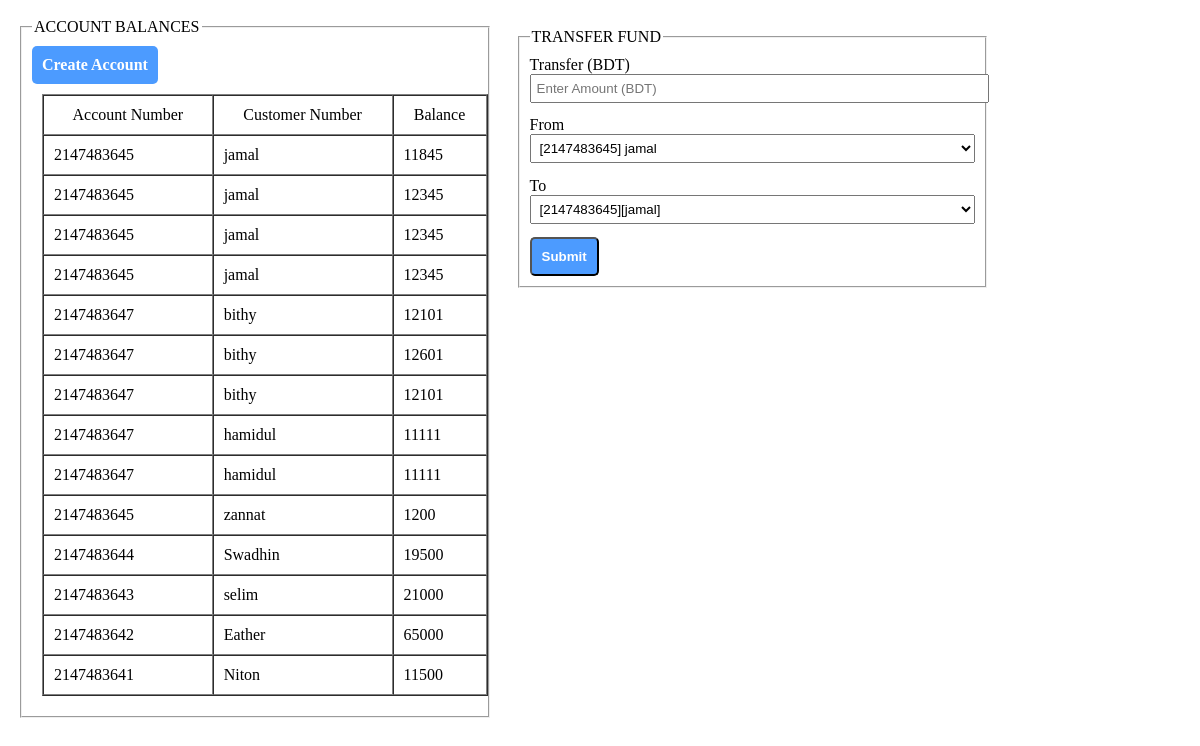
The page / on the database its author committed.
### tables this page shows
CREATE TABLE `account_info` (
  `id` int(11) NOT NULL,
  `account_number` int(11) NOT NULL,
  `customer_name` varchar(255) NOT NULL,
  `account_type` varchar(255) NOT NULL,
  `current_balance` int(11) NOT NULL
);

### index.php (the view, shortened to what this page needs)
<?php
$mysqli = new mysqli('localhost', 'root', '', 'mpms');
$sql = "SELECT * FROM account_info ORDER BY id DESC";
$result = $mysqli->query($sql);
while ($row = $result->fetch_assoc()){
    $accounts[]=$row;
}
?>
<!doctype html>
<html lang="en">
<head>
</head>
<body>
<div class="containers">
    <div class="half-width">
        <fieldset>
            <a href="createAccount.php" class="btn btn-primary">Create Account</a>
            <legend>ACCOUNT BALANCES</legend>
            <table border="1" cellspacing="0">
                <thead>
                <tr>
                    <td class="text-center">Account Number</td>
                    <td class="text-center">Customer Number</td>
                    <td class="text-center">Balance</td>
                </tr>
                </thead>
                <tbody>
                <?php
                foreach ($accounts as $acc){
                    echo "<tr><td>".$acc['account_number'].
                              "</td><td>".$acc['customer_name'].
                              "</td><td>".$acc['current_balance'].
                         "</td></td>";
                }
                ?>
                </tbody>
            </table>
        </fieldset>
    </div>
    <div class="half-width">
        <fieldset>
            <legend>TRANSFER FUND</legend>
            <form action="fund_transfer.php" method="post">
                <div class="form-group">
                    <label for="amount">Transfer (BDT)</label>
                    <input type="text" name="amount" id="amount" required class="form-control" placeholder="Enter Amount (BDT)">
                </div>
                <div class="form-group">
                    <label for="fromname">From</label>
                    <select name="from" id="fromname" required class="form-control">
                        <?php
                        foreach ($accounts as $acc){
                            echo "<option value={$acc['id']}>
[{$acc['account_number']}] {$acc['customer_name']}
</option>";
                        }
                        ?>
                    </select>
                </div>
                <div class="form-group">
                    <label for="toname">To</label>
                    <select name="to" id="toname" required class="form-control">
                        <?php
                        foreach ($accounts as $acc){
                            echo "<option value={$acc['id']}>
[{$acc['account_number']}][{$acc['customer_name']}]
</option>";
                        }
                        ?>
                    </select>
                </div>
                <button type="submit" class="btn btn-primary">Submit</button>
            </form>
        </fieldset>
    </div>
</div>
</body>
</html>

### index.php (style rules this page uses)
.half-width { display: inline-table; margin: 10px; min-width: 40%; }
fieldset { padding: 10px; min-height: 150px; }
.text-center { text-align: center; }
.form-group { display: block; margin-bottom: 10pt; }
label { font-size: 12pt; display: block; }
.form-control { width: 100%; padding: 5px; }
.btn { padding: 10px; border-radius: 5px; display: inline-block; }
.btn-primary { background-color: #4c9bff; color: #fff; font-weight: bold; }
table { width: 100%; margin: 0px 0px 10px 10px; }
th, td { padding: 10px; }
a { text-decoration: none; margin-bottom: 10px; }

### rows shown on the page
account_info: account_number "2147483645", customer_name "jamal", current_balance "11845"
account_info: account_number "2147483645", customer_name "jamal", current_balance "12345"
account_info: account_number "2147483645", customer_name "jamal", current_balance "12345"
account_info: account_number "2147483645", customer_name "jamal", current_balance "12345"
account_info: account_number "2147483647", customer_name "bithy", current_balance "12101"
account_info: account_number "2147483647", customer_name "bithy", current_balance "12601"
account_info: account_number "2147483647", customer_name "bithy", current_balance "12101"
account_info: account_number "2147483647", customer_name "hamidul", current_balance "11111"
account_info: account_number "2147483647", customer_name "hamidul", current_balance "11111"
account_info: account_number "2147483645", customer_name "zannat", current_balance "1200"
account_info: account_number "2147483644", customer_name "Swadhin", current_balance "19500"
account_info: account_number "2147483643", customer_name "selim", current_balance "21000"
account_info: account_number "2147483642", customer_name "Eather", current_balance "65000"
account_info: account_number "2147483641", customer_name "Niton", current_balance "11500"
